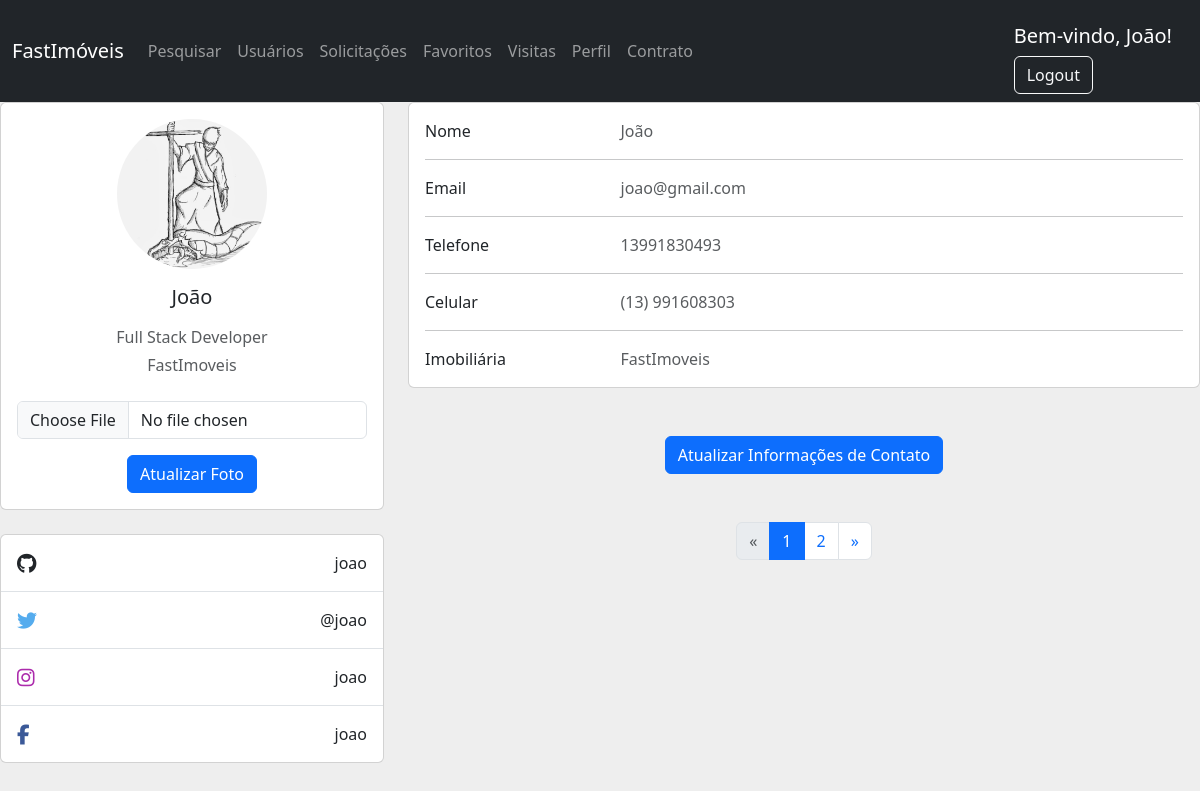
The app's page /php/perfil.php (signed in) with its own data.
### tables this page shows
CREATE TABLE `usuarios` (
  `id` int(20) NOT NULL,
  `nome` varchar(255) NOT NULL,
  `email` varchar(255) NOT NULL,
  `senha` varchar(255) NOT NULL,
  `isAdmin` tinyint(1) NOT NULL DEFAULT 0,
  `ativo` tinyint(1) NOT NULL DEFAULT 1,
  `isCorretor` tinyint(1) NOT NULL DEFAULT 0,
  `CRECI` varchar(20) DEFAULT NULL,
  `foto_perfil` varchar(255) DEFAULT 'img/default_profile.png',
  `telefone` varchar(20) DEFAULT NULL,
  `celular` varchar(20) DEFAULT NULL,
  `imobiliaria` varchar(255) DEFAULT NULL,
  `github` varchar(255) DEFAULT NULL,
  `twitter` varchar(255) DEFAULT NULL,
  `instagram` varchar(255) DEFAULT NULL,
  `facebook` varchar(255) DEFAULT NULL
);

### php/perfil.php (the view, shortened to what this page needs)
<?php
$usuarioId = $_SESSION["idUsuario"];
$nomeUsuario = $_SESSION["nomeUsuario"];
$dbUrl = "mysql:host=localhost;dbname=fastimoveis;charset=utf8mb4";
$dbUser = "root";
$dbPassword = "";
$conn = new PDO($dbUrl, $dbUser, $dbPassword);
$conn->setAttribute(PDO::ATTR_ERRMODE, PDO::ERRMODE_EXCEPTION);
$total_reg = 5;
$pagina = isset($_GET['pagina']) ? (int)$_GET['pagina'] : 1;
$isAdmin = isset($_SESSION["isAdmin"]) && $_SESSION["isAdmin"] == 1;
$isCorretor = isset($_SESSION["isCorretor"]) && $_SESSION["isCorretor"] == 1;
$stmt = $conn->prepare("SELECT email, telefone, celular, imobiliaria, github, twitter, instagram, facebook, foto_perfil FROM usuarios WHERE id = :usuarioId");
$stmt->execute([':usuarioId' => $usuarioId]);
$userData = $stmt->fetch(PDO::FETCH_ASSOC);
$emailUsuario = $userData['email'];
$telefoneUsuario = $userData['telefone'] ?: '';
$celularUsuario = $userData['celular'] ?: '';
$imobiliariaUsuario = $userData['imobiliaria'] ?: '';
$githubUsuario = $userData['github'] ?: '';
$twitterUsuario = $userData['twitter'] ?: '';
$instagramUsuario = $userData['instagram'] ?: '';
$facebookUsuario = $userData['facebook'] ?: '';
$fotoPerfil = $userData['foto_perfil'] ?: 'img/default_profile.png';
$total_records = $conn->query("SELECT COUNT(*) FROM visitas")->fetchColumn();
    $total_pages = ceil($total_records / $total_reg);
?>
<!DOCTYPE html>
<html lang="pt-BR">
<section style="background-color: #eee;">
<head>
    <link href="https://cdn.jsdelivr.net/npm/bootstrap@5.3.0/dist/css/bootstrap.min.css" rel="stylesheet">
    <link href="https://cdn.datatables.net/1.13.6/css/dataTables.bootstrap5.min.css" rel="stylesheet">
    <link rel="stylesheet" href="https://cdnjs.cloudflare.com/ajax/libs/font-awesome/6.4.2/css/all.min.css" />
</head>
<body style="background-color: #eee;">
    <nav class="navbar navbar-expand-lg navbar-dark bg-dark">
        <div class="container-fluid">
            <a class="navbar-brand mt-2 mt-lg-0" href="painel.php">FastImóveis</a>
            <div class="collapse navbar-collapse" id="navbarNav">
                <ul class="navbar-nav me-auto mb-2 mb-lg-0">
                    <li class="nav-item"><a class="nav-link" href="pesquisar.php">Pesquisar</a></li>
                    <?php if ($_SESSION["isAdmin"]) { ?>
                        <li class="nav-item"><a class="nav-link" href="gerenciar_usuarios.php">Usuários</a></li>
                        <li class="nav-item"><a class="nav-link" href="admin_solicitacoes.php">Solicitações</a></li>
                    <?php } ?>
                    <li class="nav-item"><a class="nav-link" href="favoritos.php">Favoritos</a></li>
                    <li class="nav-item"><a class="nav-link" href="agendar_visita.php">Visitas</a></li>
                    <li class="nav-item"><a class="nav-link" href="perfil.php">Perfil</a></li>
                    <li class="nav-item">
                        <a class="nav-link" href="gerar_pdf.php">Contrato</a>
                    </li>
                </ul>
                <div class="d-flex align-items-center">
                    <div class="dropdown">
                        <h5 class="mt-3 me-3 text-white">Bem-vindo, <?= $nomeUsuario ?>!</h5>
                        <a href="../arquivos/index.php" class="btn btn-outline-light">Logout</a>
                    </div>
                </div>
            </div>
        </div>
    </nav>
    <div class="row">
      <div class="col-lg-4">
        <div class="card mb-4">
          <div class="card-body text-center">
            <img src="<?= $fotoPerfil ?>" alt="Foto de perfil do usuário" class="rounded-circle img-fluid" style="width: 150px; height: 150px; object-fit: cover;">
              <h5 class="my-3"><?= $nomeUsuario ?></h5>
            <p class="text-muted mb-1">Full Stack Developer</p>
            <?php if ($isCorretor||$isAdmin) { ?>
            <p class="text-muted mb-4"><?= $imobiliariaUsuario ?></p>
            <?php } ?>
            <form action="perfil.php" method="post" enctype="multipart/form-data">
                            <input type="file" name="foto_perfil" class="form-control mt-3 mb-3" accept=".jpg, .jpeg, .png, .gif" required>
                            <button type="submit" class="btn btn-primary">Atualizar Foto</button>
                        </form>
          </div>
        </div>
        <div class="card mb-4 mb-lg-0">
          <div class="card-body p-0">
            <ul class="list-group list-group-flush rounded-3">
              <li class="list-group-item d-flex justify-content-between align-items-center p-3">
                <i class="fab fa-github fa-lg text-body"></i>
                <p class="mb-0"><?= $githubUsuario ?></p>
              </li>
              <li class="list-group-item d-flex justify-content-between align-items-center p-3">
                <i class="fab fa-twitter fa-lg" style="color: #55acee;"></i>
                <p class="mb-0">@<?= $twitterUsuario ?></p>
              </li>
              <li class="list-group-item d-flex justify-content-between align-items-center p-3">
                <i class="fab fa-instagram fa-lg" style="color: #ac2bac;"></i>
                <p class="mb-0"><?= $instagramUsuario ?></p>
              </li>
              <li class="list-group-item d-flex justify-content-between align-items-center p-3">
                <i class="fab fa-facebook-f fa-lg" style="color: #3b5998;"></i>
                <p class="mb-0"><?= $facebookUsuario ?></p>
              </li>
            </ul>
          </div>
        </div>
      </div>
      <div class="col-lg-8">
        <div class="card mb-4">
          <div class="card-body">
            <div class="row">
              <div class="col-sm-3">
                <p class="mb-0">Nome</p>
              </div>
              <div class="col-sm-9">
                <p class="text-muted mb-0"><?= $nomeUsuario ?></p>
              </div>
            </div>
            <hr>
            <div class="row">
              <div class="col-sm-3">
                <p class="mb-0">Email</p>
              </div>
              <div class="col-sm-9">
                <p class="text-muted mb-0"><?= $emailUsuario ?></p>
              </div>
            </div>
            <hr>
            <div class="row">
              <div class="col-sm-3">
                <p class="mb-0">Telefone</p>
              </div>
              <div class="col-sm-9">
                <p class="text-muted mb-0"><?= $telefoneUsuario ?></p>
              </div>
            </div>
            <hr>
            <div class="row">
              <div class="col-sm-3">
                <p class="mb-0">Celular</p>
              </div>
              <div class="col-sm-9">
                <p class="text-muted mb-0"><?= $celularUsuario ?></p>
              </div>
            </div>
            <hr>
            <?php if ($isCorretor||$isAdmin) { ?>
            <div class="row">
              <div class="col-sm-3">
                <p class="mb-0">Imobiliária</p>
              </div>
              <div class="col-sm-9">
                <p class="text-muted mb-0"><?= $imobiliariaUsuario ?></p>
              </div>
            </div>
            <?php } ?>
          </div>
        </div>
    <div class="container mt-5 text-center">
        <button type="button" class="btn btn-primary" data-bs-toggle="modal" data-bs-target="#updateModal">
            Atualizar Informações de Contato
        </button>
    </div>
        <div class="container mt-5">
      <nav>
            <ul class="pagination justify-content-center">
                <li class="page-item <?= $pagina <= 1 ? 'disabled' : '' ?>">
                    <a class="page-link" href="?pagina=<?= $pagina - 1 ?>" aria-label="Previous">
                        <span aria-hidden="true">&laquo;</span>
                    </a>
                </li>
                <?php for ($i = 1; $i <= $total_pages; $i++) { ?>
                    <li class="page-item <?= $pagina == $i ? 'active' : '' ?>">
                        <a class="page-link" href="?pagina=<?= $i ?>"><?= $i ?></a>
                    </li>
                <?php } ?>
                <li class="page-item <?= $pagina >= $total_pages ? 'disabled' : '' ?>">
                    <a class="page-link" href="?pagina=<?= $pagina + 1 ?>" aria-label="Next">
                        <span aria-hidden="true">&raquo;</span>
                    </a>
                </li>
            </ul>
        </nav>
                </div>
          </div>
         </div>
</body>
</section>
</html>

### records on screen
usuarios: foto_perfil (picture), imobiliaria "FastImoveis", github "joao", twitter "joao", instagram "joao", facebook "joao", email "joao@gmail.com", telefone "13991830493", celular "(13) 991608303"

### other values on screen
$nomeUsuario "João"
